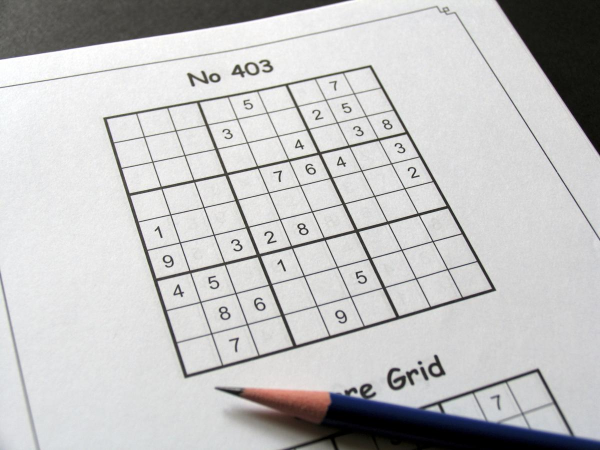
#> input picture source/test_imgs/sudoku-pencil.jpg, 1200 x 900 px (shown at 1/2 size)
$ python -i ImageProcessor.py   (imports and definitions only)
#> lines starting #> are read from the running program, lines starting #| are printed output that depends on the picture; after the words box and inside, x2 and y2 are one past the last pixel; in counts of white or black regions, pixels touching at a corner belong together
# logging
from loguru import logger
import sys

# ImagePreprocessor
from pathlib import Path
import numpy as np
import cv2


# [1 line not run here, left out]
logger_format = (
    "<green>{time:DD/MM/YYYY – HH:mm:ss}</green> "
    + "| <lvl>{level: <8}</lvl> "
    + "| <cyan>{name}</cyan>:<cyan>{function}</cyan>:<cyan>{line}</cyan> "
    + "– <lvl>{message}</lvl>"
)
# [1 line not run here, left out]


class ImageProcessor:
    def __init__(self, debug: bool = False) -> np.ndarray:
        """Utility class to read and preprocess an input image.

        Args:
            debug (bool, optional): Whether or not to display the various
                steps. Defaults to False.
        """
        self.debug = debug
        self.done = "\033[92m✓\033[39m"

    # [52 lines left out: functions get_path, read, not called in this run]

    def preprocess_image(self, image: np.ndarray) -> np.ndarray:
        """Processes the image. Applies: grayscale, Gaussian blur, adaptive
            threshold, then: inverts image, morphs image, dilates image.

        Args:
            image (np.ndarray): The input image.

        Returns:
            np.ndarray: The processed image.
        """
        # grayscale image
        image = cv2.cvtColor(image, cv2.COLOR_RGB2GRAY)
        logger.info(f"Apply grayscale: {self.done}")

        # apply Gaussian blur. Kernel must be positive and square
        image = cv2.GaussianBlur(image.copy(), (9, 9), 0)
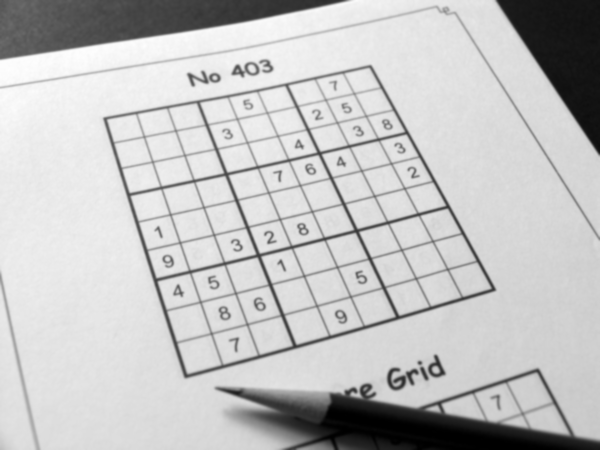
#> image: shape (900, 1200) (shown at 1/2 size); min 0, max 254, mean 194.3
        logger.info(f"Apply Gaussian blur: {self.done}")

        # threshold image to segment it
        image = cv2.adaptiveThreshold(
            image,
            255,
            cv2.ADAPTIVE_THRESH_GAUSSIAN_C,
            cv2.THRESH_BINARY,
            11,
            2,
        )
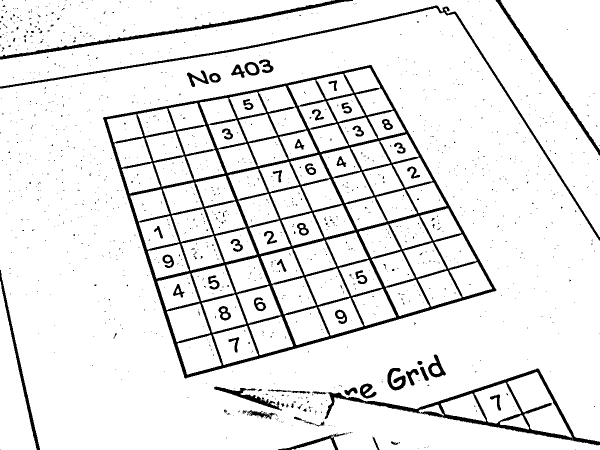
#> image: shape (900, 1200) (shown at 1/2 size); 91.4% white; 1282 black regions (1212 under 20 px), largest, box (x1, y1, x2, y2) and area: (206, 130, 993, 757) 51362, (649, 737, 1200, 891) 8158, (0, 11, 1200, 481) 6526
        logger.info(f"Apply threshold: {self.done}")

        # invert image
        image = cv2.bitwise_not(image, image)
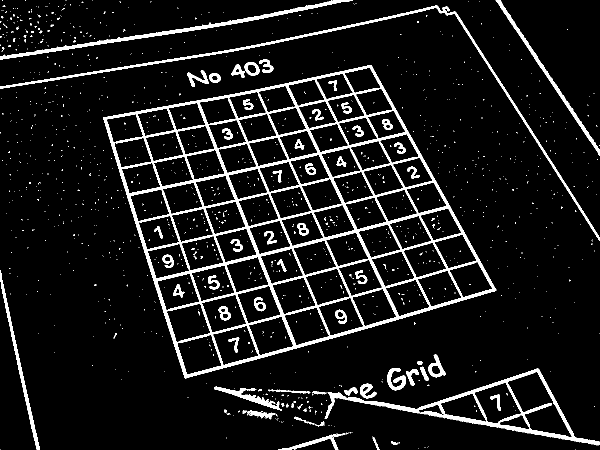
#> image: shape (900, 1200) (shown at 1/2 size); 8.6% white; 1282 white regions (1212 under 20 px), largest, box (x1, y1, x2, y2) and area: (206, 130, 993, 757) 51362, (649, 737, 1200, 891) 8158, (0, 11, 1200, 481) 6526
        logger.info(f"Invert image: {self.done}")

        # morph image to reduce random noise
        kernel = cv2.getStructuringElement(cv2.MORPH_RECT, (2, 2))
        image = cv2.morphologyEx(image, cv2.MORPH_OPEN, kernel)
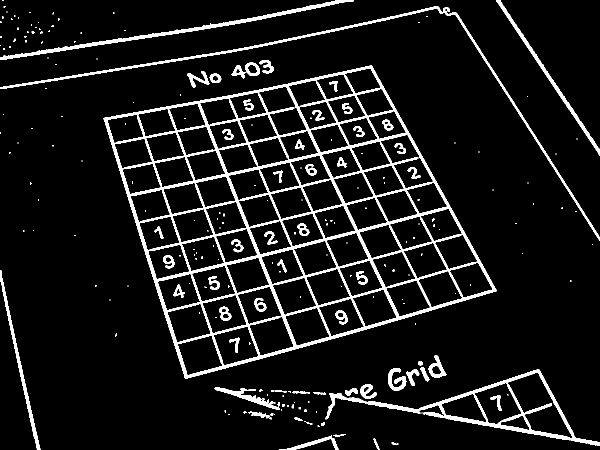
#> image: shape (900, 1200) (shown at 1/2 size); 8.4% white; 224 white regions (158 under 20 px), largest, box (x1, y1, x2, y2) and area: (207, 131, 994, 758) 51353, (651, 738, 1200, 891) 7982, (0, 12, 1200, 482) 6522
        logger.info(f"Morph image: {self.done}")

        # dilate image since Gaussian blur and thresholding shrink it
        kernel = np.array(
            [[0.0, 1.0, 0.0], [1.0, 1.0, 1.0], [0.0, 1.0, 0.0]],
            np.uint8,
        )
        image = cv2.dilate(image, kernel)
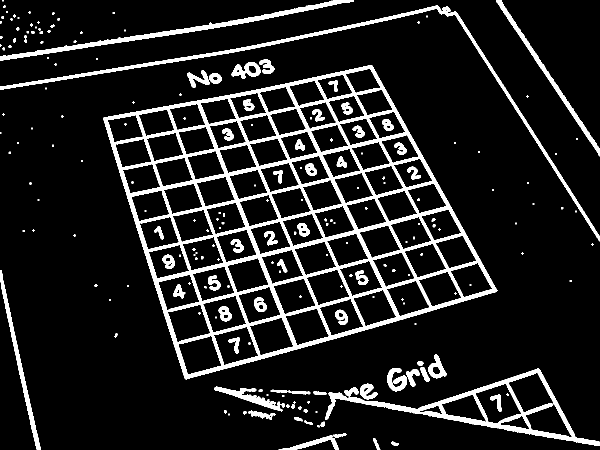
#> image: shape (900, 1200) (shown at 1/2 size); 11.6% white; 210 white regions (100 under 20 px), largest, box (x1, y1, x2, y2) and area: (206, 130, 995, 759) 70802, (650, 737, 1200, 892) 10414, (0, 11, 1200, 483) 9295
        logger.info(f"Dilate image: {self.done}")

        if self.debug:
            cv2.imshow("DEBUG: PROCESSED IMAGE", cv2.resize(image, (320, 320)))
            cv2.waitKey(0)
            cv2.destroyAllWindows()

        logger.debug(f"Return processed image – {type(image)}")
        return image


# for debugging purposes
# [6 lines not run here, left out]

>>> import cv2
>>> picture = cv2.cvtColor(cv2.imread('test_imgs/sudoku-pencil.jpg'), cv2.COLOR_BGR2RGB)
>>> result = ImageProcessor().preprocess_image(picture)
